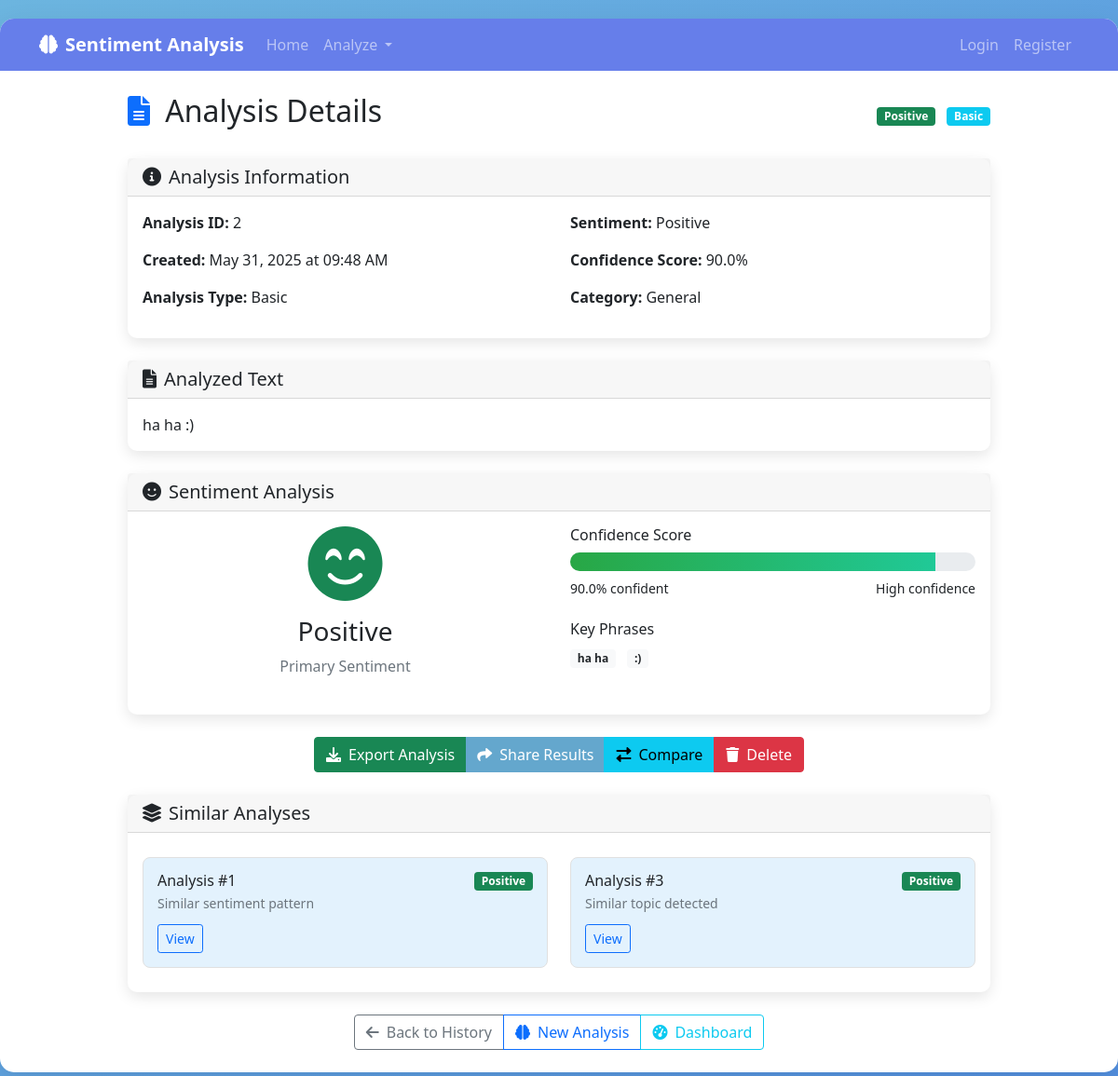
Page /analysis/2 on the committed database.
### app.py (models this page shows)
class SentimentAnalysis(db.Model):
    id = db.Column(db.Integer, primary_key=True)
    user_id = db.Column(db.Integer, db.ForeignKey('user.id'), nullable=True)
    text_content = db.Column(db.Text, nullable=False)
    analysis_type = db.Column(db.String(50), nullable=False)  # basic, detailed, psychological, social
    sentiment = db.Column(db.String(20), nullable=False)  # positive, negative, neutral
    confidence_score = db.Column(db.Float, nullable=False)
    emotions = db.Column(db.Text, nullable=True)  # JSON string of emotions
    psychological_insights = db.Column(db.Text, nullable=True)
    keywords = db.Column(db.Text, nullable=True)  # JSON string of keywords
    category = db.Column(db.String(50), nullable=True)
    created_at = db.Column(db.DateTime, default=datetime.utcnow)

### app.py (the view)
@app.route('/analysis/<int:analysis_id>')
def view_analysis(analysis_id):
    analysis = SentimentAnalysis.query.get_or_404(analysis_id)
    emotions = json.loads(analysis.emotions) if analysis.emotions else None
    psychological = json.loads(analysis.psychological_insights) if analysis.psychological_insights else None
    keywords = json.loads(analysis.keywords) if analysis.keywords else []
    return render_template('view_analysis.html',
                         analysis=analysis,
                         emotions=emotions,
                         psychological=psychological,
                         keywords=keywords)

### templates/view_analysis.html (shortened to what this page needs)
{% extends "base.html" %}
{% block content %}
<div class="row justify-content-center">
    <div class="col-lg-10">
        <div class="d-flex justify-content-between align-items-center mb-4">
            <h2>
                <i class="fas fa-file-alt text-primary me-2"></i>
                Analysis Details
            </h2>
            <div>
                <span class="badge bg-{{ 'success' if analysis.sentiment == 'positive' else 'danger' if analysis.sentiment == 'negative' else 'secondary' }} me-2">
                    {{ analysis.sentiment|title }}
                </span>
                <span class="badge bg-info">{{ analysis.analysis_type|title }}</span>
            </div>
        </div>
        <div class="card mb-4">
            <div class="card-header">
                <h5 class="mb-0">
                    <i class="fas fa-info-circle me-2"></i>Analysis Information
                </h5>
            </div>
            <div class="card-body">
                <div class="row">
                    <div class="col-md-6">
                        <p><strong>Analysis ID:</strong> {{ analysis.id }}</p>
                        <p><strong>Created:</strong> {{ analysis.created_at.strftime('%B %d, %Y at %I:%M %p') }}</p>
                        <p><strong>Analysis Type:</strong> {{ analysis.analysis_type|title }}</p>
                    </div>
                    <div class="col-md-6">
                        <p><strong>Sentiment:</strong> {{ analysis.sentiment|title }}</p>
                        <p><strong>Confidence Score:</strong> {{ (analysis.confidence_score * 100)|round }}%</p>
                        <p><strong>Category:</strong> {{ analysis.category|title }}</p>
                    </div>
                </div>
            </div>
        </div>
        <div class="card mb-4">
            <div class="card-header">
                <h5 class="mb-0">
                    <i class="fas fa-file-text me-2"></i>Analyzed Text
                </h5>
            </div>
            <div class="card-body">
                <p class="mb-0">{{ analysis.text_content }}</p>
            </div>
        </div>
        <div class="card mb-4">
            <div class="card-header">
                <h5 class="mb-0">
                    <i class="fas fa-smile me-2"></i>Sentiment Analysis
                </h5>
            </div>
            <div class="card-body">
                <div class="row">
                    <div class="col-md-6">
                        <div class="text-center mb-4">
                            <div class="sentiment-icon-large {{ 'text-success' if analysis.sentiment == 'positive' else 'text-danger' if analysis.sentiment == 'negative' else 'text-secondary' }}">
                                <i class="fas fa-{{ 'smile-beam' if analysis.sentiment == 'positive' else 'frown' if analysis.sentiment == 'negative' else 'meh' }} fa-5x"></i>
                            </div>
                            <h3 class="mt-3">{{ analysis.sentiment|title }}</h3>
                            <p class="text-muted">Primary Sentiment</p>
                        </div>
                    </div>
                    <div class="col-md-6">
                        <h6>Confidence Score</h6>
                        <div class="confidence-bar mb-2">
                            <div class="confidence-fill" style="width: {{ (analysis.confidence_score * 100)|round }}%"></div>
                        </div>
                        <div class="d-flex justify-content-between">
                            <small>{{ (analysis.confidence_score * 100)|round }}% confident</small>
                            <small>{{ 'High' if analysis.confidence_score > 0.8 else 'Medium' if analysis.confidence_score > 0.6 else 'Low' }} confidence</small>
                        </div>
                        {% if keywords %}
                        <h6 class="mt-4">Key Phrases</h6>
                        <div class="mt-2">
                            {% for keyword in keywords %}
                            <span class="badge bg-light text-dark me-2 mb-2">{{ keyword }}</span>
                            {% endfor %}
                        </div>
                        {% endif %}
                    </div>
                </div>
            </div>
        </div>
        <div class="text-center mb-4">
            <div class="btn-group" role="group">
                <button class="btn btn-success" onclick="exportAnalysis()">
                    <i class="fas fa-download me-2"></i>Export Analysis
                </button>
                <button class="btn btn-primary" onclick="shareAnalysis()">
                    <i class="fas fa-share me-2"></i>Share Results
                </button>
                <button class="btn btn-info" onclick="compareAnalysis()">
                    <i class="fas fa-exchange-alt me-2"></i>Compare
                </button>
                <button class="btn btn-danger" onclick="deleteAnalysis()">
                    <i class="fas fa-trash me-2"></i>Delete
                </button>
            </div>
        </div>
        <div class="card mb-4">
            <div class="card-header">
                <h5 class="mb-0">
                    <i class="fas fa-layer-group me-2"></i>Similar Analyses
                </h5>
            </div>
            <div class="card-body">
                <div class="row">
                    <div class="col-md-6">
                        <div class="analysis-card">
                            <div class="d-flex justify-content-between align-items-start">
                                <div>
                                    <h6 class="mb-1">Analysis #{{ analysis.id - 1 if analysis.id > 1 else analysis.id + 5 }}</h6>
                                    <p class="text-muted small mb-1">Similar sentiment pattern</p>
                                </div>
                                <span class="badge bg-{{ 'success' if analysis.sentiment == 'positive' else 'danger' if analysis.sentiment == 'negative' else 'secondary' }}">
                                    {{ analysis.sentiment|title }}
                                </span>
                            </div>
                            <a href="#" class="btn btn-sm btn-outline-primary mt-2">View</a>
                        </div>
                    </div>
                    <div class="col-md-6">
                        <div class="analysis-card">
                            <div class="d-flex justify-content-between align-items-start">
                                <div>
                                    <h6 class="mb-1">Analysis #{{ analysis.id + 1 }}</h6>
                                    <p class="text-muted small mb-1">Similar topic detected</p>
                                </div>
                                <span class="badge bg-{{ 'success' if analysis.sentiment == 'positive' else 'danger' if analysis.sentiment == 'negative' else 'secondary' }}">
                                    {{ analysis.sentiment|title }}
                                </span>
                            </div>
                            <a href="#" class="btn btn-sm btn-outline-primary mt-2">View</a>
                        </div>
                    </div>
                </div>
            </div>
        </div>
        <div class="text-center">
            <div class="btn-group" role="group">
                <a href="{{ url_for('analysis_history') }}" class="btn btn-outline-secondary">
                    <i class="fas fa-arrow-left me-2"></i>Back to History
                </a>
                <a href="{{ url_for('analyze_text') }}" class="btn btn-outline-primary">
                    <i class="fas fa-brain me-2"></i>New Analysis
                </a>
                <a href="{{ url_for('dashboard') }}" class="btn btn-outline-info">
                    <i class="fas fa-tachometer-alt me-2"></i>Dashboard
                </a>
            </div>
        </div>
    </div>
</div>
{% endblock %}

### templates/base.html (style rules this page uses)
body { background: linear-gradient(135deg, #6cb5df 0%, #5390e0 100%); min-height: 100vh; font-family: 'Segoe UI', Tahoma, Geneva, Verdana, sans-serif; }
.btn-primary { background: #64a7cd; border: none; }
.card { border: none; box-shadow: 0 5px 15px rgba(0,0,0,0.1); border-radius: 10px; }
.analysis-card { background: #e3f2fd; border: 1px solid #e0e0e0; border-radius: 8px; padding: 15px; margin: 10px 0; }
.confidence-bar { height: 20px; background: #e9ecef; border-radius: 10px; overflow: hidden; }
.confidence-fill { height: 100%; background: linear-gradient(90deg, #28a745, #20c997); transition: width 0.3s ease; }

### rows in the picture
SentimentAnalysis: sentiment "Positive", analysis_type "Basic", id "2", created_at "May 31, 2025 at 09:48 AM", (analysis.confidence_score*100)|round "90.0", category "General", text_content "ha ha :)", confidence_score "High"

### other values in the picture
{{ keyword }} "ha ha" ":)"
{{ analysis.id - 1 if analysis.id > 1 else analysis.id + 5 }} "1"
{{ analysis.id + 1 }} "3"
